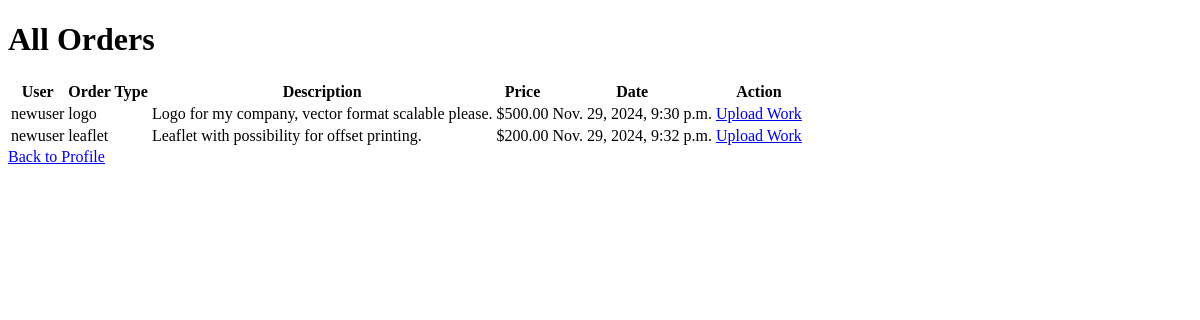
Page /upload/all-orders/ (signed in) on the earlier database version.
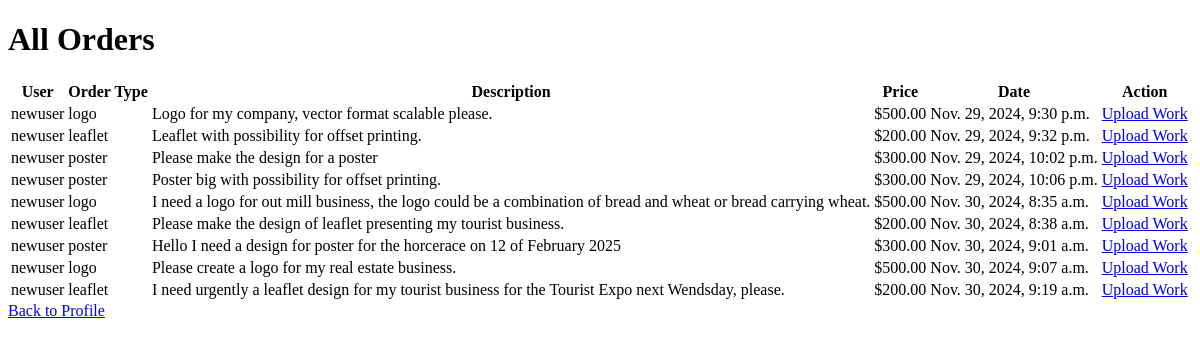
Same page on the later database version.
### checkout/models.py (models this page shows, shortened)
class Order(models.Model):
    user = models.ForeignKey(User, on_delete=models.CASCADE, related_name="orders")
    order_type = models.CharField(max_length=50)  # Example: "Logo", "Leaflet", etc.
    description = models.TextField()
    price = models.DecimalField(max_digits=10, decimal_places=2)  # Example: 500.00 for $500
    created_at = models.DateTimeField(auto_now_add=True)

### upload/views.py (the view)
# urls.py: path('all-orders/', views.view_all_orders, name='view_all_orders'),
@user_passes_test(lambda u: u.is_superuser)
def view_all_orders(request):
    orders = Order.objects.all()  # Fetch all orders from the database
    return render(request, 'upload/all_orders.html', {'orders': orders})

### upload/templates/upload/all_orders.html (shortened to what this page needs)
<!DOCTYPE html>
<html>
<head>
</head>
<body>
    <h1>All Orders</h1>
    <table>
        <thead>
            <tr>
                <th>User</th>
                <th>Order Type</th>
                <th>Description</th>
                <th>Price</th>
                <th>Date</th>
                <th>Action</th>
            </tr>
        </thead>
        <tbody>
            {% for order in orders %}
                <tr>
                    <td>{{ order.user.username }}</td>
                    <td>{{ order.order_type }}</td>
                    <td>{{ order.description }}</td>
                    <td>${{ order.price }}</td>
                    <td>{{ order.created_at }}</td>
                    <td>
                        <a href="{% url 'upload:upload_completed_work' order.id %}">Upload Work</a>
                    </td>
                </tr>
            {% empty %}
                <tr>
                    <td colspan="6">No orders found.</td>
                </tr>
            {% endfor %}
        </tbody>
    </table>
    <a href="{% url 'profile' %}">Back to Profile</a>
</body>
</html>

Differences in the rows shown:
added Order: user.username "newuser", order_type "poster", description "Please make the design for a poster", price "300.00", created_at "Nov. 29, 2024, 10:02 p.m."
added Order: user.username "newuser", order_type "poster", description "Poster big with possibility for offset printing.", price "300.00", created_at "Nov. 29, 2024, 10:06 p.m."
added Order: user.username "newuser", order_type "logo", description "I need a logo for out mill business, the logo could be a combination of bread and wheat or bread carrying wheat.", price "500.00", created_at "Nov. 30, 2024, 8:35 a.m."
added Order: user.username "newuser", order_type "leaflet", description "Please make the design of leaflet presenting my tourist business.", price "200.00", created_at "Nov. 30, 2024, 8:38 a.m."
added Order: user.username "newuser", order_type "poster", description "Hello I need a design for poster for the horcerace on 12 of February 2025", price "300.00", created_at "Nov. 30, 2024, 9:01 a.m."
added Order: user.username "newuser", order_type "logo", description "Please create a logo for my real estate business.", price "500.00", created_at "Nov. 30, 2024, 9:07 a.m."
added Order: user.username "newuser", order_type "leaflet", description "I need urgently a leaflet design for my tourist business for the Tourist Expo next Wendsday, please.", price "200.00", created_at "Nov. 30, 2024, 9:19 a.m."
